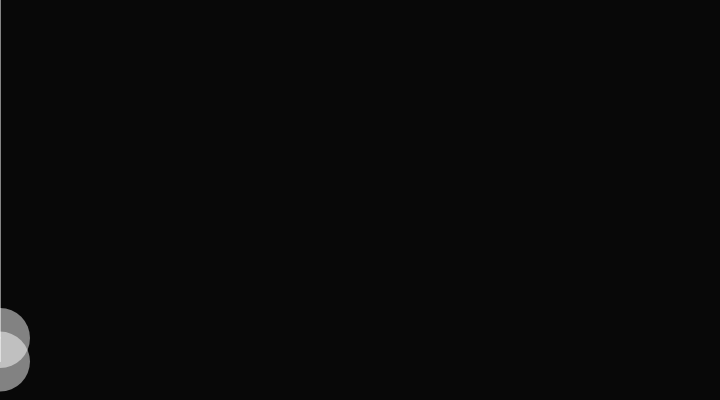
Frame 1 (no input)
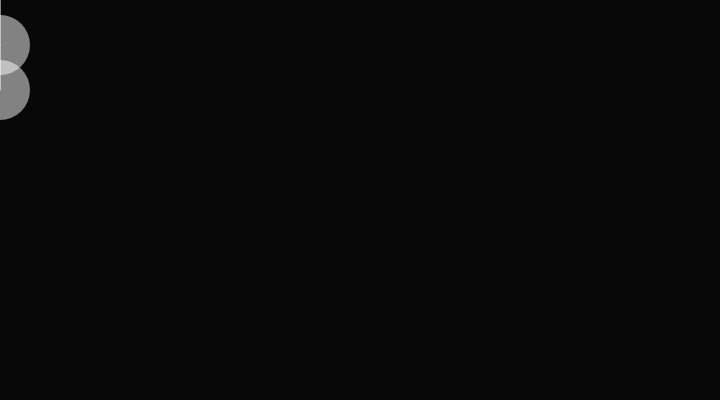
Frame 60 (no input)
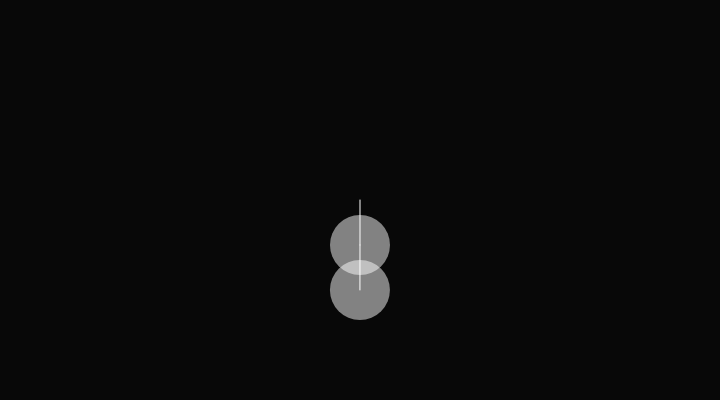
Frame 120 (the mouse pressed at the canvas centre since frame 60)

The p5.js sketch that drew these frames (run headless with seeded random() and noise() and a simulated clock; from frame 60 on, the mouse is pressed at the canvas centre):

// p5.js sketch
// ── sketch.js
let s1, s2;
let gravity = 9.0;
let mass = 2.0;

function setup() {
  createCanvas(720, 400);
  fill(255, 126);
  // Inputs: x, y, mass, gravity
  s1 = new Spring2D(0.0, width / 2, mass, gravity);
  s2 = new Spring2D(0.0, width / 2, mass, gravity);
}

function draw() {
  background(8);
  s1.update(mouseX, mouseY);
  s1.display(mouseX, mouseY);
  s2.update(s1.x, s1.y);
  s2.display(s1.x, s1.y);
}

function Spring2D(xpos, ypos, m, g) {
  this.x = xpos;// The x- and y-coordinates
  this.y = ypos;
  this.vx = 0; // The x- and y-axis velocities
  this.vy = 0;
  this.mass = m;
  this.gravity = g;
  this.radius = 30;
  this.stiffness = 0.2;
  this.damping = 0.7;

  this.update = function(targetX, targetY) {
    let forceX = (targetX - this.x) * this.stiffness;
    let ax = forceX / this.mass;
    this.vx = this.damping * (this.vx + ax);
    this.x += this.vx;
    let forceY = (targetY - this.y) * this.stiffness;
    forceY += this.gravity;
    let ay = forceY / this.mass;
    this.vy = this.damping * (this.vy + ay);
    this.y += this.vy;
  }

  this.display = function(nx, ny) {
    noStroke();
    ellipse(this.x, this.y, this.radius * 2, this.radius * 2);
    stroke(255);
    line(this.x, this.y, nx, ny);
  }
}
